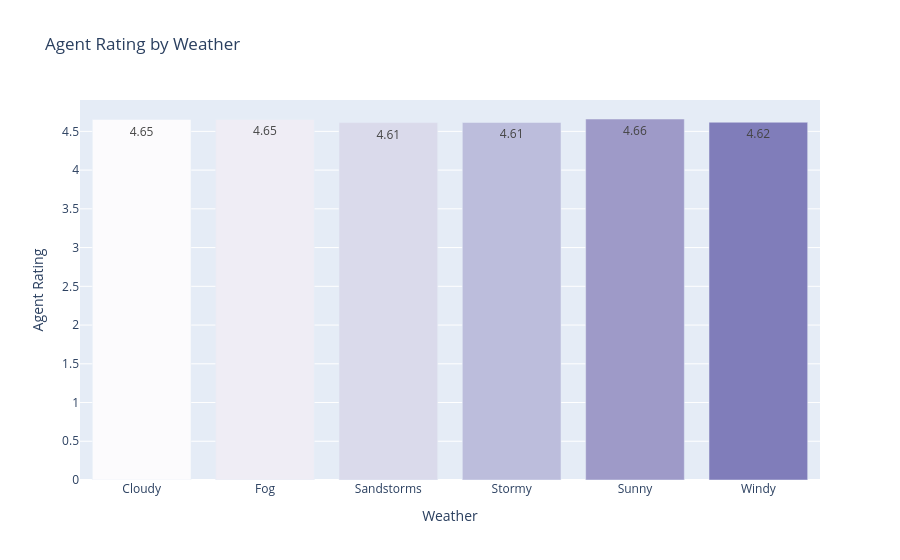

Notebook code cell kept with this figure:
### Markdown cell above
#### Agent Performance Across Conditions

### Code cell
def plot_agent_rating_by_weather_plotly(df):
    if df.empty:
        return go.Figure()
    agent_avg = df.groupby('Weather')['Agent_Rating'].mean().reset_index()
    fig = go.Figure(go.Bar(
        x=agent_avg['Weather'],
        y=agent_avg['Agent_Rating'],
        marker_color=px.colors.sequential.Purples,
        text=agent_avg['Agent_Rating'].round(2),
        textposition='auto',
        hovertemplate='%{x}: %{y:.2f}/5'
    ))
    fig.update_layout(title='Agent Rating by Weather', xaxis_title='Weather', yaxis_title='Agent Rating')
    return fig
plot_agent_rating_by_weather_plotly(df)

### Figure 1 — Plotly figure (JSON) as saved in the notebook; plotly's stock layout.template omitted (floating-point values rounded to 4 significant figures)
{"data": [{"hovertemplate": "%{x}: %{y:.2f}/5", "marker": {"color": ["rgb(252,251,253)", "rgb(239,237,245)", "rgb(218,218,235)", "rgb(188,189,220)", "rgb(158,154,200)", "rgb(128,125,186)", "rgb(106,81,163)", "rgb(84,39,143)", "rgb(63,0,125)"]}, "text": [4.65, 4.65, 4.61, 4.61, 4.66, 4.62], "textposition": "auto", "type": "bar", "x": ["Cloudy", "Fog", "Sandstorms", "Stormy", "Sunny", "Windy"], "y": [4.653, 4.654, 4.614, 4.615, 4.659, 4.618]}], "layout": {"title": {"text": "Agent Rating by Weather"}, "xaxis": {"title": {"text": "Weather"}}, "yaxis": {"title": {"text": "Agent Rating"}}}}
